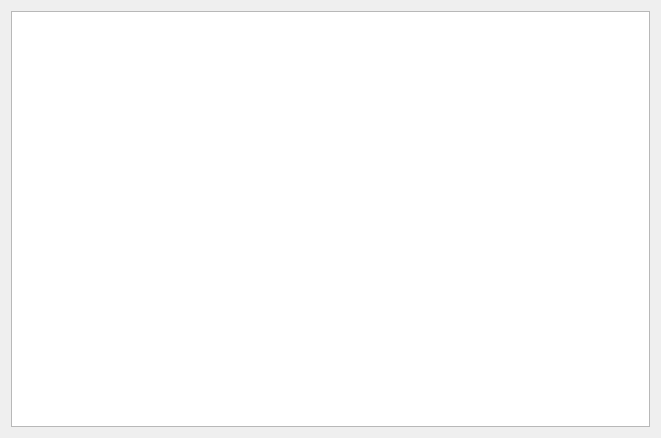
<?xml version="1.0" encoding="UTF-8"?>
<ui version="4.0">
 <class>Dialog</class>
 <widget class="QDialog" name="Dialog">
  <property name="geometry">
   <rect>
    <x>0</x>
    <y>0</y>
    <width>661</width>
    <height>438</height>
   </rect>
  </property>
  <property name="windowTitle">
   <string>Dialog</string>
  </property>
  <layout class="QGridLayout" name="gridLayout">
   <item row="0" column="0">
    <widget class="QTextBrowser" name="console_text"/>
   </item>
  </layout>
 </widget>
 <resources/>
 <connections/>
</ui>
